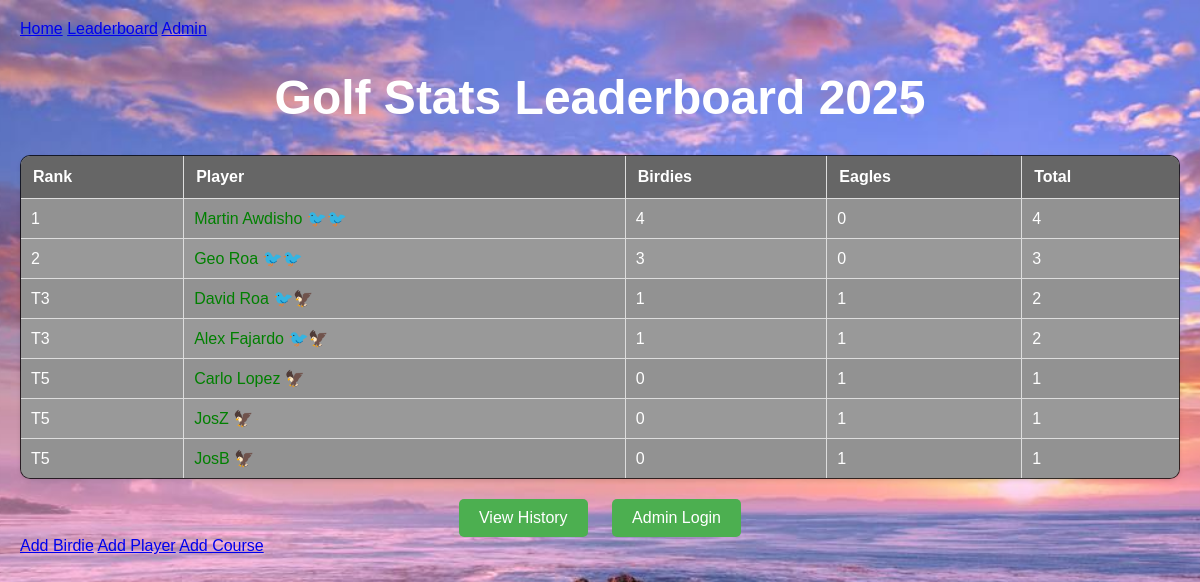
The page /leaderboard on the database as committed earlier.
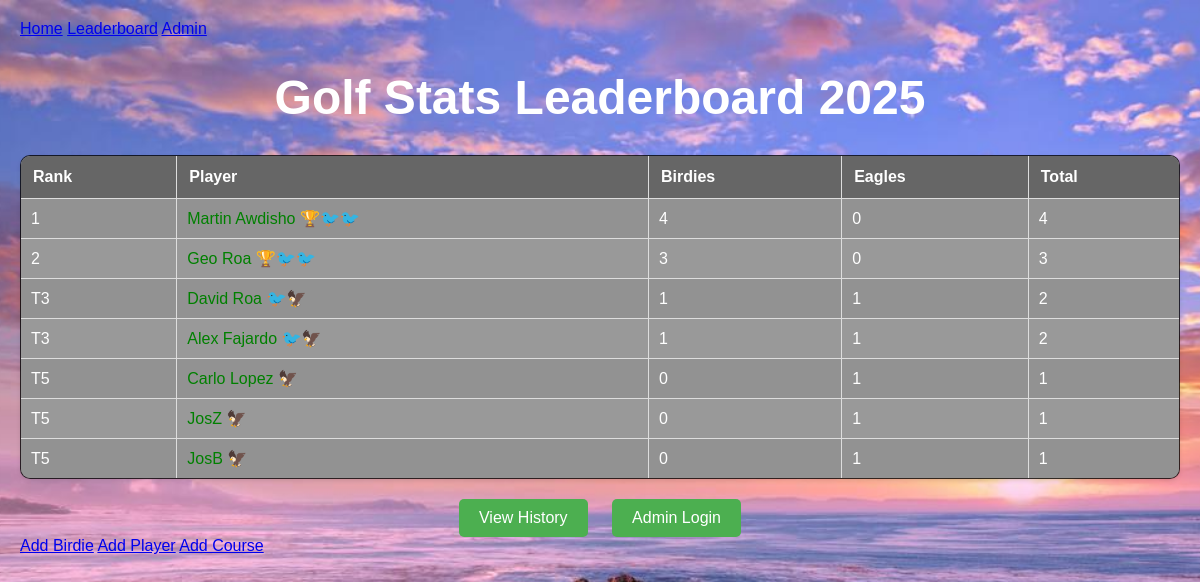
The same page on the database as committed later.
### models.py (models this page shows, shortened)
class Player(db.Model):
    id = db.Column(db.Integer, primary_key=True)
    name = db.Column(db.String(100), nullable=False)
    has_trophy = db.Column(db.Boolean, default=False)
    permanent_emojis = db.Column(db.String(100), default='')
    birdies = db.relationship('Birdie', backref='player', lazy=True)

### routes.py (the view)
@bp.route("/leaderboard")
def leaderboard():
    current_year = datetime.now().year
    players = Player.query.all()
    player_scores = []
    for player in players:
        birdie_count = Birdie.query.filter_by(
            player_id=player.id,
            year=current_year,
            is_eagle=False
        ).count()
        eagle_count = Birdie.query.filter_by(
            player_id=player.id,
            year=current_year,
            is_eagle=True
        ).count()
        has_trophy = HistoricalTotal.query.filter_by(
            player_id=player.id,
            year=current_year,
            has_trophy=1
        ).first() is not None
        total = birdie_count + eagle_count
        player.birdie_count = birdie_count
        player.eagle_count = eagle_count
        player.total = total
        player.has_trophy = has_trophy  # Add trophy status
        if birdie_count >= 2:
            player.emojis = "🐦" * 2
        elif birdie_count == 1:
            player.emojis = "🐦"
        else:
            player.emojis = ""
        if eagle_count > 0:
            player.emojis += "🦅" * eagle_count
        if has_trophy:
            player.emojis = "🏆" + player.emojis
        player_scores.append(player)
    player_scores.sort(key=lambda x: x.total, reverse=True)
    current_rank = 1
    prev_total = None
    players_at_rank = 0
    for i, player in enumerate(player_scores):
        if i == 0:
            if len(player_scores) > 1 and player.total == player_scores[1].total:
                player.rank = f"T{current_rank}"
            else:
                player.rank = str(current_rank)
        else:
            if player.total == prev_total:
                player.rank = f"T{current_rank}"
            else:
                current_rank = i + 1
                if i < len(player_scores) - 1 and player.total == player_scores[i + 1].total:
                    player.rank = f"T{current_rank}"
                else:
                    player.rank = str(current_rank)
        prev_total = player.total
        print(f"{player.name}: Birdies={player.birdie_count}, Eagles={player.eagle_count}, Emojis={player.emojis}, Rank={player.rank}")
    return render_template("leaderboard.html", players=player_scores, year=current_year)

### templates/leaderboard.html (shortened to what this page needs)
<!DOCTYPE html>
<html lang="en">
<head>
    <link rel="stylesheet" href="{{ url_for('static', filename='styles.css') }}">
</head>
<body>
    <div class="container">
        <nav>
            <a href="{{ url_for('main.home') }}">Home</a>
            <a href="{{ url_for('main.leaderboard') }}">Leaderboard</a>
            <a href="{{ url_for('main.admin_dashboard') }}">Admin</a>
        </nav>
        <h1>Golf Stats Leaderboard {{ year }}</h1>
        <table>
            <tr>
                <th>Rank</th>
                <th>Player</th>
                <th>Birdies</th>
                <th>Eagles</th>
                <th>Total</th>
            </tr>
            {% for player in players %}
                <tr>
                    <td>{{ player.rank }}</td>
                    <td>
                        <a href="{{ url_for('main.player_birdie_records', player_id=player.id) }}" style="color: green;">
                            {{ player.name }}
                        </a>
                        {{ player.emojis|safe }}
                    </td>
                    <td>{{ player.birdie_count }}</td>
                    <td>{{ player.eagle_count }}</td>
                    <td>{{ player.total }}</td>
                </tr>
            {% endfor %}
        </table>
        <div class="button-container">
            <a href="{{ url_for('main.history') }}" class="button">View History</a>
            <a href="{{ url_for('main.login') }}" class="button">Admin Login</a>
        </div>
        <a href="{{ url_for('main.add_birdie') }}">Add Birdie</a>
        <a href="{{ url_for('main.add_player') }}">Add Player</a>
        <a href="{{ url_for('main.add_course') }}">Add Course</a>
    </div>
</body>
</html>

### static/styles.css (style rules this page uses)
body { margin: 0; padding: 0; font-family: 'Arial', sans-serif; background-color: #f4f4f9; color: #333; font-family: Arial, sans-serif; }
h1 { font-size: 3em; margin-bottom: 20px; color: #4CAF50; text-align: center; }
.button-container { margin-top: 20px; text-align: center; }
.button-container a { display: inline-block; padding: 10px 20px; margin: 0 10px; background-color: #4CAF50; color: white; text-decoration: none; border-radius: 5px; }
table { width: 100%; border-collapse: collapse; margin: 20px 0; background-color: #fff; box-shadow: 0 2px 4px rgba(0, 0, 0, 0.1); }
th { background-color: #4CAF50; color: white; padding: 12px; text-align: left; font-weight: bold; }
td { padding: 12px; border-bottom: 1px solid #ddd; }
tr:nth-child(even) { background-color: #f2f2f2; }
tr:nth-child(odd) { background-color: #ffffff; }
td, th { padding: 12px 15px; }
table a { color: #2c662d; text-decoration: none; }
table, th, td { border: 1px solid #ddd; }

Rows that differ between the two databases and show on the page:
changed Player "Martin Awdisho": emojis "🐦🐦" → "🏆🐦🐦"
changed Player "Geo Roa": emojis "🐦🐦" → "🏆🐦🐦"
